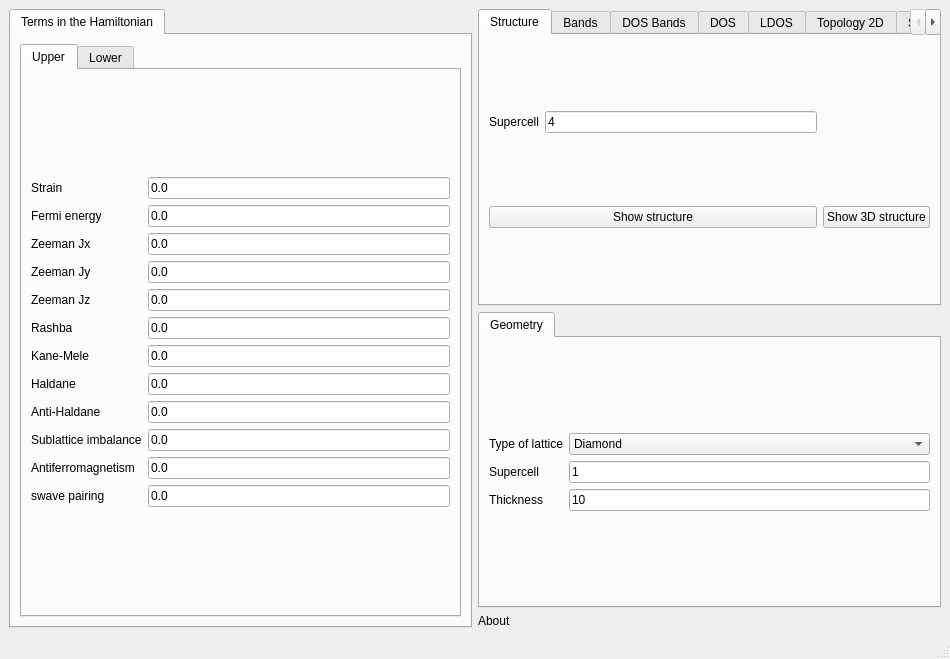
<?xml version="1.0" encoding="UTF-8"?>
<ui version="4.0">
 <class>MainWindow</class>
 <widget class="QMainWindow" name="MainWindow">
  <property name="geometry">
   <rect>
    <x>0</x>
    <y>0</y>
    <width>950</width>
    <height>659</height>
   </rect>
  </property>
  <property name="minimumSize">
   <size>
    <width>950</width>
    <height>659</height>
   </size>
  </property>
  <property name="windowTitle">
   <string>2D heterostructure</string>
  </property>
  <widget class="QWidget" name="centralwidget">
   <layout class="QGridLayout" name="gridLayout_12">
    <item row="0" column="0" rowspan="3">
     <widget class="QTabWidget" name="tabWidget_2">
      <property name="currentIndex">
       <number>0</number>
      </property>
      <widget class="QWidget" name="tab_3">
       <attribute name="title">
        <string>Terms in the Hamiltonian</string>
       </attribute>
       <layout class="QGridLayout" name="gridLayout_15">
        <item row="0" column="0">
         <widget class="QTabWidget" name="tabWidget_4">
          <property name="currentIndex">
           <number>0</number>
          </property>
          <widget class="QWidget" name="tab_8">
           <attribute name="title">
            <string>Upper</string>
           </attribute>
           <layout class="QGridLayout" name="gridLayout_17">
            <item row="0" column="0">
             <layout class="QGridLayout" name="gridLayout">
              <item row="1" column="1">
               <widget class="QLineEdit" name="fermi">
                <property name="enabled">
                 <bool>true</bool>
                </property>
                <property name="text">
                 <string>0.0</string>
                </property>
               </widget>
              </item>
              <item row="5" column="1">
               <widget class="QLineEdit" name="rashba">
                <property name="text">
                 <string>0.0</string>
                </property>
               </widget>
              </item>
              <item row="9" column="1">
               <widget class="QLineEdit" name="mAB">
                <property name="text">
                 <string>0.0</string>
                </property>
               </widget>
              </item>
              <item row="6" column="0">
               <widget class="QLabel" name="label_11">
                <property name="text">
                 <string>Kane-Mele</string>
                </property>
               </widget>
              </item>
              <item row="3" column="0">
               <widget class="QLabel" name="label_4">
                <property name="text">
                 <string>Zeeman Jy</string>
                </property>
               </widget>
              </item>
              <item row="2" column="0">
               <widget class="QLabel" name="label_3">
                <property name="text">
                 <string>Zeeman Jx</string>
                </property>
               </widget>
              </item>
              <item row="4" column="0">
               <widget class="QLabel" name="label_5">
                <property name="text">
                 <string>Zeeman Jz</string>
                </property>
               </widget>
              </item>
              <item row="8" column="0">
               <widget class="QLabel" name="label_25">
                <property name="text">
                 <string>Anti-Haldane</string>
                </property>
               </widget>
              </item>
              <item row="6" column="1">
               <widget class="QLineEdit" name="kanemele">
                <property name="text">
                 <string>0.0</string>
                </property>
               </widget>
              </item>
              <item row="10" column="1">
               <widget class="QLineEdit" name="mAF">
                <property name="text">
                 <string>0.0</string>
                </property>
               </widget>
              </item>
              <item row="5" column="0">
               <widget class="QLabel" name="label_10">
                <property name="text">
                 <string>Rashba</string>
                </property>
               </widget>
              </item>
              <item row="10" column="0">
               <widget class="QLabel" name="label_13">
                <property name="text">
                 <string>Antiferromagnetism</string>
                </property>
               </widget>
              </item>
              <item row="9" column="0">
               <widget class="QLabel" name="label_12">
                <property name="text">
                 <string>Sublattice imbalance</string>
                </property>
               </widget>
              </item>
              <item row="7" column="0">
               <widget class="QLabel" name="label_24">
                <property name="text">
                 <string>Haldane</string>
                </property>
               </widget>
              </item>
              <item row="11" column="0">
               <widget class="QLabel" name="label_26">
                <property name="text">
                 <string>swave pairing</string>
                </property>
               </widget>
              </item>
              <item row="7" column="1">
               <widget class="QLineEdit" name="haldane">
                <property name="text">
                 <string>0.0</string>
                </property>
               </widget>
              </item>
              <item row="3" column="1">
               <widget class="QLineEdit" name="By">
                <property name="text">
                 <string>0.0</string>
                </property>
               </widget>
              </item>
              <item row="1" column="0">
               <widget class="QLabel" name="label">
                <property name="text">
                 <string>Fermi energy</string>
                </property>
               </widget>
              </item>
              <item row="4" column="1">
               <widget class="QLineEdit" name="Bz">
                <property name="text">
                 <string>0.0</string>
                </property>
               </widget>
              </item>
              <item row="2" column="1">
               <widget class="QLineEdit" name="Bx">
                <property name="text">
                 <string>0.0</string>
                </property>
               </widget>
              </item>
              <item row="8" column="1">
               <widget class="QLineEdit" name="antihaldane">
                <property name="text">
                 <string>0.0</string>
                </property>
               </widget>
              </item>
              <item row="11" column="1">
               <widget class="QLineEdit" name="swave">
                <property name="text">
                 <string>0.0</string>
                </property>
               </widget>
              </item>
              <item row="0" column="0">
               <widget class="QLabel" name="label_44">
                <property name="text">
                 <string>Strain</string>
                </property>
               </widget>
              </item>
              <item row="0" column="1">
               <widget class="QLineEdit" name="strain">
                <property name="text">
                 <string>0.0</string>
                </property>
               </widget>
              </item>
             </layout>
            </item>
           </layout>
          </widget>
          <widget class="QWidget" name="tab_11">
           <attribute name="title">
            <string>Lower</string>
           </attribute>
           <layout class="QGridLayout" name="gridLayout_16">
            <item row="0" column="0">
             <layout class="QGridLayout" name="gridLayout_10">
              <item row="8" column="0">
               <widget class="QLabel" name="label_40">
                <property name="text">
                 <string>Anti-Haldane</string>
                </property>
               </widget>
              </item>
              <item row="10" column="0">
               <widget class="QLabel" name="label_39">
                <property name="text">
                 <string>Antiferromagnetism</string>
                </property>
               </widget>
              </item>
              <item row="6" column="0">
               <widget class="QLabel" name="label_33">
                <property name="text">
                 <string>Kane-Mele</string>
                </property>
               </widget>
              </item>
              <item row="4" column="1">
               <widget class="QLineEdit" name="Bz_2">
                <property name="text">
                 <string>0.0</string>
                </property>
               </widget>
              </item>
              <item row="10" column="1">
               <widget class="QLineEdit" name="mAF_2">
                <property name="text">
                 <string>0.0</string>
                </property>
               </widget>
              </item>
              <item row="11" column="0">
               <widget class="QLabel" name="label_42">
                <property name="text">
                 <string>swave pairing</string>
                </property>
               </widget>
              </item>
              <item row="2" column="0">
               <widget class="QLabel" name="label_36">
                <property name="text">
                 <string>Zeeman Jx</string>
                </property>
               </widget>
              </item>
              <item row="2" column="1">
               <widget class="QLineEdit" name="Bx_2">
                <property name="text">
                 <string>0.0</string>
                </property>
               </widget>
              </item>
              <item row="1" column="0">
               <widget class="QLabel" name="label_37">
                <property name="text">
                 <string>Fermi energy</string>
                </property>
               </widget>
              </item>
              <item row="5" column="1">
               <widget class="QLineEdit" name="rashba_2">
                <property name="text">
                 <string>0.0</string>
                </property>
               </widget>
              </item>
              <item row="11" column="1">
               <widget class="QLineEdit" name="swave_2">
                <property name="text">
                 <string>0.0</string>
                </property>
               </widget>
              </item>
              <item row="7" column="0">
               <widget class="QLabel" name="label_41">
                <property name="text">
                 <string>Haldane</string>
                </property>
               </widget>
              </item>
              <item row="7" column="1">
               <widget class="QLineEdit" name="haldane_2">
                <property name="text">
                 <string>0.0</string>
                </property>
               </widget>
              </item>
              <item row="8" column="1">
               <widget class="QLineEdit" name="antihaldane_2">
                <property name="text">
                 <string>0.0</string>
                </property>
               </widget>
              </item>
              <item row="3" column="1">
               <widget class="QLineEdit" name="By_2">
                <property name="text">
                 <string>0.0</string>
                </property>
               </widget>
              </item>
              <item row="9" column="0">
               <widget class="QLabel" name="label_22">
                <property name="text">
                 <string>Sublattice imbalance</string>
                </property>
               </widget>
              </item>
              <item row="1" column="1">
               <widget class="QLineEdit" name="fermi_2">
                <property name="enabled">
                 <bool>true</bool>
                </property>
                <property name="text">
                 <string>0.0</string>
                </property>
               </widget>
              </item>
              <item row="3" column="0">
               <widget class="QLabel" name="label_34">
                <property name="text">
                 <string>Zeeman Jy</string>
                </property>
               </widget>
              </item>
              <item row="9" column="1">
               <widget class="QLineEdit" name="mAB_2">
                <property name="text">
                 <string>0.0</string>
                </property>
               </widget>
              </item>
              <item row="4" column="0">
               <widget class="QLabel" name="label_38">
                <property name="text">
                 <string>Zeeman Jz</string>
                </property>
               </widget>
              </item>
              <item row="5" column="0">
               <widget class="QLabel" name="label_32">
                <property name="text">
                 <string>Rashba</string>
                </property>
               </widget>
              </item>
              <item row="6" column="1">
               <widget class="QLineEdit" name="kanemele_2">
                <property name="text">
                 <string>0.0</string>
                </property>
               </widget>
              </item>
              <item row="0" column="0">
               <widget class="QLabel" name="label_45">
                <property name="text">
                 <string>Strain</string>
                </property>
               </widget>
              </item>
              <item row="0" column="1">
               <widget class="QLineEdit" name="strain_2">
                <property name="text">
                 <string>0.0</string>
                </property>
               </widget>
              </item>
             </layout>
            </item>
           </layout>
          </widget>
         </widget>
        </item>
       </layout>
      </widget>
     </widget>
    </item>
    <item row="0" column="1">
     <widget class="QTabWidget" name="tabWidget_3">
      <property name="currentIndex">
       <number>0</number>
      </property>
      <widget class="QWidget" name="tab_4">
       <attribute name="title">
        <string>Structure</string>
       </attribute>
       <layout class="QGridLayout" name="gridLayout_13">
        <item row="0" column="0">
         <layout class="QGridLayout" name="gridLayout_3">
          <item row="0" column="0">
           <widget class="QLabel" name="label_7">
            <property name="text">
             <string>Supercell</string>
            </property>
           </widget>
          </item>
          <item row="0" column="1">
           <widget class="QLineEdit" name="nsuper_struct">
            <property name="text">
             <string>4</string>
            </property>
           </widget>
          </item>
         </layout>
        </item>
        <item row="1" column="0">
         <widget class="QPushButton" name="show_structure">
          <property name="text">
           <string>Show structure</string>
          </property>
         </widget>
        </item>
        <item row="1" column="1">
         <widget class="QPushButton" name="show_structure_3d">
          <property name="text">
           <string>Show 3D structure</string>
          </property>
         </widget>
        </item>
       </layout>
      </widget>
      <widget class="QWidget" name="tab_5">
       <attribute name="title">
        <string>Bands</string>
       </attribute>
       <layout class="QGridLayout" name="gridLayout_18">
        <item row="0" column="0">
         <widget class="QPushButton" name="show_bands">
          <property name="text">
           <string>Band structure</string>
          </property>
         </widget>
        </item>
        <item row="1" column="0">
         <layout class="QGridLayout" name="gridLayout_2">
          <item row="0" column="0">
           <widget class="QLabel" name="label_15">
            <property name="text">
             <string>Operator</string>
            </property>
           </widget>
          </item>
          <item row="0" column="1">
           <widget class="QComboBox" name="bands_color">
            <property name="currentIndex">
             <number>0</number>
            </property>
            <item>
             <property name="text">
              <string>None</string>
             </property>
            </item>
            <item>
             <property name="text">
              <string>Interface</string>
             </property>
            </item>
            <item>
             <property name="text">
              <string>z-position</string>
             </property>
            </item>
            <item>
             <property name="text">
              <string>Sx</string>
             </property>
            </item>
            <item>
             <property name="text">
              <string>Sy</string>
             </property>
            </item>
            <item>
             <property name="text">
              <string>Sz</string>
             </property>
            </item>
            <item>
             <property name="text">
              <string>Valley</string>
             </property>
            </item>
           </widget>
          </item>
          <item row="1" column="0">
           <widget class="QLabel" name="label_9">
            <property name="text">
             <string># kpoints</string>
            </property>
           </widget>
          </item>
          <item row="1" column="1">
           <widget class="QLineEdit" name="nk_bands">
            <property name="text">
             <string>100</string>
            </property>
           </widget>
          </item>
         </layout>
        </item>
       </layout>
      </widget>
      <widget class="QWidget" name="tab_9">
       <attribute name="title">
        <string>DOS Bands</string>
       </attribute>
       <layout class="QGridLayout" name="gridLayout_19">
        <item row="0" column="0">
         <layout class="QGridLayout" name="gridLayout_11">
          <item row="0" column="1">
           <widget class="QLineEdit" name="delta_kbands">
            <property name="text">
             <string>0.01</string>
            </property>
           </widget>
          </item>
          <item row="0" column="0">
           <widget class="QLabel" name="label_27">
            <property name="text">
             <string>Smearing</string>
            </property>
           </widget>
          </item>
          <item row="1" column="1">
           <widget class="QLineEdit" name="ne_kbands">
            <property name="text">
             <string>400</string>
            </property>
           </widget>
          </item>
          <item row="1" column="0">
           <widget class="QLabel" name="label_28">
            <property name="text">
             <string># of energies</string>
            </property>
           </widget>
          </item>
          <item row="2" column="0">
           <widget class="QLabel" name="label_29">
            <property name="text">
             <string>Energy window</string>
            </property>
           </widget>
          </item>
          <item row="2" column="1">
           <widget class="QLineEdit" name="window_kbands">
            <property name="text">
             <string>3.0</string>
            </property>
           </widget>
          </item>
          <item row="3" column="0">
           <widget class="QLabel" name="label_30">
            <property name="text">
             <string>KPM scale</string>
            </property>
           </widget>
          </item>
          <item row="3" column="1">
           <widget class="QLineEdit" name="scale_kbands">
            <property name="text">
             <string>10.0</string>
            </property>
           </widget>
          </item>
          <item row="4" column="0">
           <widget class="QLabel" name="label_31">
            <property name="text">
             <string># vectors</string>
            </property>
           </widget>
          </item>
          <item row="4" column="1">
           <widget class="QLineEdit" name="nv_kbands">
            <property name="text">
             <string>10</string>
            </property>
           </widget>
          </item>
         </layout>
        </item>
        <item row="0" column="1">
         <widget class="QPushButton" name="show_dosbands">
          <property name="toolTip">
           <string>This is equivalent to band structure calculation, but it can be applied for very large systems</string>
          </property>
          <property name="text">
           <string>Show DOS Bands</string>
          </property>
         </widget>
        </item>
       </layout>
      </widget>
      <widget class="QWidget" name="tab_6">
       <attribute name="title">
        <string>DOS</string>
       </attribute>
       <layout class="QGridLayout" name="gridLayout_20">
        <item row="0" column="0">
         <widget class="QPushButton" name="show_dos">
          <property name="text">
           <string>Density of states</string>
          </property>
         </widget>
        </item>
        <item row="1" column="0">
         <layout class="QGridLayout" name="gridLayout_5">
          <item row="0" column="0">
           <widget class="QLabel" name="label_16">
            <property name="text">
             <string>Smearing</string>
            </property>
           </widget>
          </item>
          <item row="0" column="1">
           <widget class="QLineEdit" name="DOS_smearing">
            <property name="text">
             <string>0.01</string>
            </property>
           </widget>
          </item>
         </layout>
        </item>
       </layout>
      </widget>
      <widget class="QWidget" name="tab_7">
       <attribute name="title">
        <string>LDOS</string>
       </attribute>
       <layout class="QGridLayout" name="gridLayout_21">
        <item row="0" column="0">
         <layout class="QGridLayout" name="gridLayout_6">
          <item row="2" column="1">
           <widget class="QLineEdit" name="nk_ldos">
            <property name="text">
             <string>20</string>
            </property>
           </widget>
          </item>
          <item row="3" column="1">
           <widget class="QLineEdit" name="delta_ldos">
            <property name="text">
             <string>0.01</string>
            </property>
           </widget>
          </item>
          <item row="2" column="0">
           <widget class="QLabel" name="label_17">
            <property name="text">
             <string># of kpoints</string>
            </property>
           </widget>
          </item>
          <item row="3" column="0">
           <widget class="QLabel" name="label_18">
            <property name="text">
             <string>Smearing</string>
            </property>
           </widget>
          </item>
          <item row="0" column="0">
           <widget class="QLabel" name="label_2">
            <property name="text">
             <string>Energy window</string>
            </property>
           </widget>
          </item>
          <item row="0" column="1">
           <widget class="QLineEdit" name="window_ldos">
            <property name="text">
             <string>0.5</string>
            </property>
           </widget>
          </item>
          <item row="1" column="0">
           <widget class="QLabel" name="label_35">
            <property name="text">
             <string># of energies</string>
            </property>
           </widget>
          </item>
          <item row="1" column="1">
           <widget class="QLineEdit" name="ne_ldos">
            <property name="text">
             <string>300</string>
            </property>
           </widget>
          </item>
         </layout>
        </item>
        <item row="0" column="1">
         <widget class="QPushButton" name="show_ldos">
          <property name="text">
           <string>Show LDOS</string>
          </property>
         </widget>
        </item>
       </layout>
      </widget>
      <widget class="QWidget" name="tab_10">
       <attribute name="title">
        <string>Topology 2D</string>
       </attribute>
       <layout class="QGridLayout" name="gridLayout_22">
        <item row="0" column="0">
         <layout class="QGridLayout" name="gridLayout_8">
          <item row="0" column="1">
           <widget class="QLineEdit" name="nk_topology">
            <property name="text">
             <string>200</string>
            </property>
           </widget>
          </item>
          <item row="0" column="0">
           <widget class="QLabel" name="label_19">
            <property name="text">
             <string># kpoints</string>
            </property>
           </widget>
          </item>
         </layout>
        </item>
        <item row="0" column="1">
         <layout class="QGridLayout" name="gridLayout_7">
          <item row="3" column="0">
           <widget class="QPushButton" name="show_chern">
            <property name="enabled">
             <bool>false</bool>
            </property>
            <property name="text">
             <string>Chern number</string>
            </property>
           </widget>
          </item>
          <item row="2" column="0">
           <widget class="QPushButton" name="show_z2">
            <property name="text">
             <string>Z2 invariant</string>
            </property>
           </widget>
          </item>
          <item row="1" column="0">
           <widget class="QPushButton" name="show_berry2d">
            <property name="text">
             <string>2D Berry curvature</string>
            </property>
           </widget>
          </item>
          <item row="0" column="0">
           <widget class="QPushButton" name="show_berry1d">
            <property name="text">
             <string>1D Berry curvature</string>
            </property>
           </widget>
          </item>
         </layout>
        </item>
       </layout>
      </widget>
      <widget class="QWidget" name="tab">
       <attribute name="title">
        <string>SDOS</string>
       </attribute>
       <layout class="QGridLayout" name="gridLayout_23">
        <item row="0" column="0">
         <layout class="QGridLayout" name="gridLayout_9">
          <item row="0" column="1">
           <widget class="QLineEdit" name="ewindow_kdos">
            <property name="text">
             <string>0.5</string>
            </property>
           </widget>
          </item>
          <item row="0" column="0">
           <widget class="QLabel" name="label_20">
            <property name="text">
             <string>Energy window</string>
            </property>
           </widget>
          </item>
          <item row="1" column="1">
           <widget class="QLineEdit" name="mesh_kdos">
            <property name="text">
             <string>100</string>
            </property>
           </widget>
          </item>
          <item row="1" column="0">
           <widget class="QLabel" name="label_21">
            <property name="text">
             <string># of points</string>
            </property>
           </widget>
          </item>
         </layout>
        </item>
        <item row="1" column="0">
         <widget class="QPushButton" name="show_kdos">
          <property name="text">
           <string>Show Surface DOS</string>
          </property>
         </widget>
        </item>
       </layout>
      </widget>
     </widget>
    </item>
    <item row="1" column="1">
     <widget class="QTabWidget" name="tabWidget">
      <property name="currentIndex">
       <number>0</number>
      </property>
      <property name="documentMode">
       <bool>false</bool>
      </property>
      <property name="tabsClosable">
       <bool>false</bool>
      </property>
      <property name="movable">
       <bool>false</bool>
      </property>
      <widget class="QWidget" name="tab_2">
       <attribute name="title">
        <string>Geometry</string>
       </attribute>
       <layout class="QGridLayout" name="gridLayout_14">
        <item row="0" column="0">
         <layout class="QGridLayout" name="gridLayout_4">
          <item row="1" column="1">
           <widget class="QLineEdit" name="nsuper">
            <property name="text">
             <string>1</string>
            </property>
           </widget>
          </item>
          <item row="1" column="0">
           <widget class="QLabel" name="label_6">
            <property name="text">
             <string>Supercell</string>
            </property>
           </widget>
          </item>
          <item row="0" column="0">
           <widget class="QLabel" name="label_8">
            <property name="text">
             <string>Type of lattice</string>
            </property>
           </widget>
          </item>
          <item row="0" column="1">
           <widget class="QComboBox" name="lattice">
            <item>
             <property name="text">
              <string>Diamond</string>
             </property>
            </item>
            <item>
             <property name="text">
              <string>Cubic</string>
             </property>
            </item>
            <item>
             <property name="text">
              <string>Pyrochlore</string>
             </property>
            </item>
            <item>
             <property name="text">
              <string>Hyperhoneycomb</string>
             </property>
            </item>
           </widget>
          </item>
          <item row="2" column="1">
           <widget class="QLineEdit" name="thickness">
            <property name="text">
             <string>10</string>
            </property>
           </widget>
          </item>
          <item row="2" column="0">
           <widget class="QLabel" name="label_43">
            <property name="text">
             <string>Thickness</string>
            </property>
           </widget>
          </item>
         </layout>
        </item>
       </layout>
      </widget>
     </widget>
    </item>
    <item row="2" column="1">
     <widget class="QLabel" name="label_46">
      <property name="toolTip">
       <string>This module allows to compute heterostructures consisting of two different films. You have to specify the parameters of the two films</string>
      </property>
      <property name="text">
       <string>About</string>
      </property>
     </widget>
    </item>
   </layout>
  </widget>
  <widget class="QMenuBar" name="menubar">
   <property name="geometry">
    <rect>
     <x>0</x>
     <y>0</y>
     <width>950</width>
     <height>25</height>
    </rect>
   </property>
  </widget>
  <widget class="QStatusBar" name="statusbar"/>
 </widget>
 <resources/>
 <connections/>
</ui>
